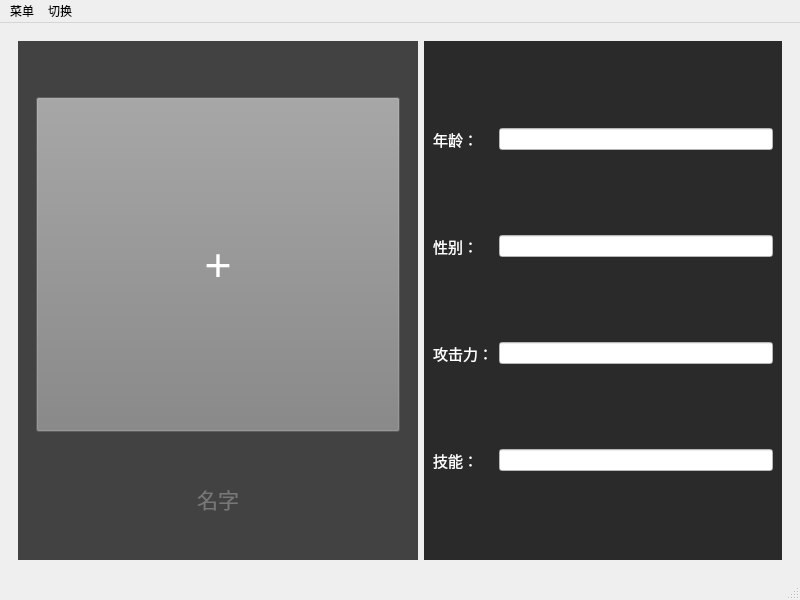
<?xml version="1.0" encoding="UTF-8"?>
<ui version="4.0">
 <class>HeroText</class>
 <widget class="QMainWindow" name="HeroText">
  <property name="geometry">
   <rect>
    <x>0</x>
    <y>0</y>
    <width>800</width>
    <height>600</height>
   </rect>
  </property>
  <property name="windowTitle">
   <string>HeroText</string>
  </property>
  <property name="windowIcon">
   <iconset resource="image.qrc">
    <normaloff>:/src/herotext.ico</normaloff>:/src/herotext.ico</iconset>
  </property>
  <widget class="QWidget" name="centralwidget">
   <layout class="QHBoxLayout" name="horizontalLayout">
    <item>
     <widget class="QStackedWidget" name="stackedWidget">
      <property name="contextMenuPolicy">
       <enum>Qt::ActionsContextMenu</enum>
      </property>
      <property name="styleSheet">
       <string notr="true"/>
      </property>
      <property name="currentIndex">
       <number>1</number>
      </property>
      <widget class="QWidget" name="page_text">
       <layout class="QHBoxLayout" name="horizontalLayout_2">
        <item>
         <widget class="QTextEdit" name="textEdit">
          <property name="cursor" stdset="0">
           <cursorShape>IBeamCursor</cursorShape>
          </property>
          <property name="styleSheet">
           <string notr="true">background-color: rgb(255, 255, 255);</string>
          </property>
         </widget>
        </item>
       </layout>
      </widget>
      <widget class="QWidget" name="page_hero">
       <layout class="QHBoxLayout" name="horizontalLayout_3">
        <item>
         <widget class="QWidget" name="widget_heroPageLeft" native="true">
          <property name="maximumSize">
           <size>
            <width>400</width>
            <height>16777215</height>
           </size>
          </property>
          <property name="styleSheet">
           <string notr="true">background-color: rgb(66, 66, 66);</string>
          </property>
          <layout class="QVBoxLayout" name="verticalLayout">
           <item>
            <widget class="QWidget" name="heroIcon_widget" native="true">
             <property name="sizePolicy">
              <sizepolicy hsizetype="Preferred" vsizetype="Expanding">
               <horstretch>0</horstretch>
               <verstretch>0</verstretch>
              </sizepolicy>
             </property>
             <property name="maximumSize">
              <size>
               <width>16777215</width>
               <height>353</height>
              </size>
             </property>
             <property name="styleSheet">
              <string notr="true"/>
             </property>
             <layout class="QHBoxLayout" name="horizontalLayout_4">
              <item>
               <widget class="QToolButton" name="heroIcon">
                <property name="sizePolicy">
                 <sizepolicy hsizetype="Expanding" vsizetype="Expanding">
                  <horstretch>0</horstretch>
                  <verstretch>0</verstretch>
                 </sizepolicy>
                </property>
                <property name="font">
                 <font>
                  <pointsize>35</pointsize>
                 </font>
                </property>
                <property name="styleSheet">
                 <string notr="true">background-color: rgb(130, 130, 130);
color: rgb(255, 255, 255);</string>
                </property>
                <property name="text">
                 <string>+</string>
                </property>
                <property name="popupMode">
                 <enum>QToolButton::DelayedPopup</enum>
                </property>
               </widget>
              </item>
             </layout>
            </widget>
           </item>
           <item>
            <widget class="QLineEdit" name="lineEdit_heroName">
             <property name="font">
              <font>
               <pointsize>16</pointsize>
              </font>
             </property>
             <property name="styleSheet">
              <string notr="true">color:rgb(171, 171, 171)</string>
             </property>
             <property name="frame">
              <bool>false</bool>
             </property>
             <property name="alignment">
              <set>Qt::AlignCenter</set>
             </property>
             <property name="placeholderText">
              <string>名字</string>
             </property>
            </widget>
           </item>
          </layout>
         </widget>
        </item>
        <item>
         <widget class="QWidget" name="widget_heroPageRight" native="true">
          <property name="sizePolicy">
           <sizepolicy hsizetype="Maximum" vsizetype="Preferred">
            <horstretch>0</horstretch>
            <verstretch>0</verstretch>
           </sizepolicy>
          </property>
          <property name="maximumSize">
           <size>
            <width>400</width>
            <height>16777215</height>
           </size>
          </property>
          <property name="styleSheet">
           <string notr="true">background-color: rgb(42, 42, 42);</string>
          </property>
          <layout class="QGridLayout" name="gridLayout">
           <item row="0" column="0">
            <widget class="QLabel" name="label_heroAge">
             <property name="font">
              <font>
               <pointsize>11</pointsize>
              </font>
             </property>
             <property name="styleSheet">
              <string notr="true">text:white</string>
             </property>
             <property name="text">
              <string>&lt;html&gt;&lt;head/&gt;&lt;body&gt;&lt;p&gt;&lt;span style=&quot; color:#ffffff;&quot;&gt;年龄：&lt;/span&gt;&lt;/p&gt;&lt;/body&gt;&lt;/html&gt;</string>
             </property>
             <property name="wordWrap">
              <bool>false</bool>
             </property>
            </widget>
           </item>
           <item row="0" column="1">
            <widget class="QLineEdit" name="lineEdit_age">
             <property name="styleSheet">
              <string notr="true">background-color: rgb(255, 255, 255);</string>
             </property>
            </widget>
           </item>
           <item row="1" column="0">
            <widget class="QLabel" name="label_heroSex">
             <property name="font">
              <font>
               <pointsize>11</pointsize>
              </font>
             </property>
             <property name="text">
              <string>&lt;html&gt;&lt;head/&gt;&lt;body&gt;&lt;p&gt;&lt;span style=&quot; color:#ffffff;&quot;&gt;性别：&lt;/span&gt;&lt;/p&gt;&lt;/body&gt;&lt;/html&gt;</string>
             </property>
            </widget>
           </item>
           <item row="1" column="1">
            <widget class="QLineEdit" name="lineEdit_sex">
             <property name="styleSheet">
              <string notr="true">background-color: rgb(255, 255, 255);</string>
             </property>
            </widget>
           </item>
           <item row="2" column="0">
            <widget class="QLabel" name="label_heroATK">
             <property name="font">
              <font>
               <pointsize>11</pointsize>
              </font>
             </property>
             <property name="text">
              <string>&lt;html&gt;&lt;head/&gt;&lt;body&gt;&lt;p&gt;&lt;span style=&quot; color:#ffffff;&quot;&gt;攻击力：&lt;/span&gt;&lt;/p&gt;&lt;/body&gt;&lt;/html&gt;</string>
             </property>
            </widget>
           </item>
           <item row="2" column="1">
            <widget class="QLineEdit" name="lineEdit_atk">
             <property name="styleSheet">
              <string notr="true">background-color: rgb(255, 255, 255);</string>
             </property>
            </widget>
           </item>
           <item row="3" column="0">
            <widget class="QLabel" name="label_heroSkill">
             <property name="font">
              <font>
               <pointsize>11</pointsize>
              </font>
             </property>
             <property name="text">
              <string>&lt;html&gt;&lt;head/&gt;&lt;body&gt;&lt;p&gt;&lt;span style=&quot; color:#ffffff;&quot;&gt;技能：&lt;/span&gt;&lt;/p&gt;&lt;/body&gt;&lt;/html&gt;</string>
             </property>
            </widget>
           </item>
           <item row="3" column="1">
            <widget class="QLineEdit" name="lineEdit_skill">
             <property name="styleSheet">
              <string notr="true">background-color: rgb(255, 255, 255);</string>
             </property>
            </widget>
           </item>
          </layout>
         </widget>
        </item>
       </layout>
      </widget>
     </widget>
    </item>
   </layout>
  </widget>
  <widget class="QMenuBar" name="menubar">
   <property name="geometry">
    <rect>
     <x>0</x>
     <y>0</y>
     <width>800</width>
     <height>24</height>
    </rect>
   </property>
   <widget class="QMenu" name="menu">
    <property name="title">
     <string>菜单</string>
    </property>
    <addaction name="action_new"/>
    <addaction name="action_open"/>
    <addaction name="action_save"/>
    <addaction name="action_saveAs"/>
   </widget>
   <widget class="QMenu" name="menu_switch">
    <property name="title">
     <string>切换</string>
    </property>
    <addaction name="action_switch_hero"/>
    <addaction name="action_switch_text"/>
   </widget>
   <addaction name="menu"/>
   <addaction name="menu_switch"/>
  </widget>
  <widget class="QStatusBar" name="statusbar"/>
  <action name="actionnew">
   <property name="text">
    <string>new</string>
   </property>
  </action>
  <action name="actionopen">
   <property name="text">
    <string>open</string>
   </property>
  </action>
  <action name="actionnew_hero">
   <property name="text">
    <string>new hero</string>
   </property>
  </action>
  <action name="actionopen_hero">
   <property name="text">
    <string>open hero</string>
   </property>
  </action>
  <action name="actionsave">
   <property name="text">
    <string>save</string>
   </property>
  </action>
  <action name="actionsave_As">
   <property name="text">
    <string>save As</string>
   </property>
  </action>
  <action name="actionsave_Hero">
   <property name="text">
    <string>save Hero</string>
   </property>
  </action>
  <action name="action_new">
   <property name="icon">
    <iconset theme="QIcon::ThemeIcon::DocumentNew"/>
   </property>
   <property name="text">
    <string>new</string>
   </property>
   <property name="visible">
    <bool>true</bool>
   </property>
   <property name="iconVisibleInMenu">
    <bool>true</bool>
   </property>
  </action>
  <action name="action_open">
   <property name="icon">
    <iconset theme="QIcon::ThemeIcon::DocumentOpen"/>
   </property>
   <property name="text">
    <string>open</string>
   </property>
  </action>
  <action name="action_save">
   <property name="icon">
    <iconset theme="QIcon::ThemeIcon::DocumentSave"/>
   </property>
   <property name="text">
    <string>save</string>
   </property>
  </action>
  <action name="action_saveAs">
   <property name="icon">
    <iconset theme="QIcon::ThemeIcon::DocumentSaveAs"/>
   </property>
   <property name="text">
    <string>save as</string>
   </property>
  </action>
  <action name="action_switch_hero">
   <property name="text">
    <string>hero</string>
   </property>
  </action>
  <action name="action_switch_text">
   <property name="text">
    <string>text</string>
   </property>
  </action>
 </widget>
 <resources>
  <include location="image.qrc"/>
 </resources>
 <connections/>
</ui>
